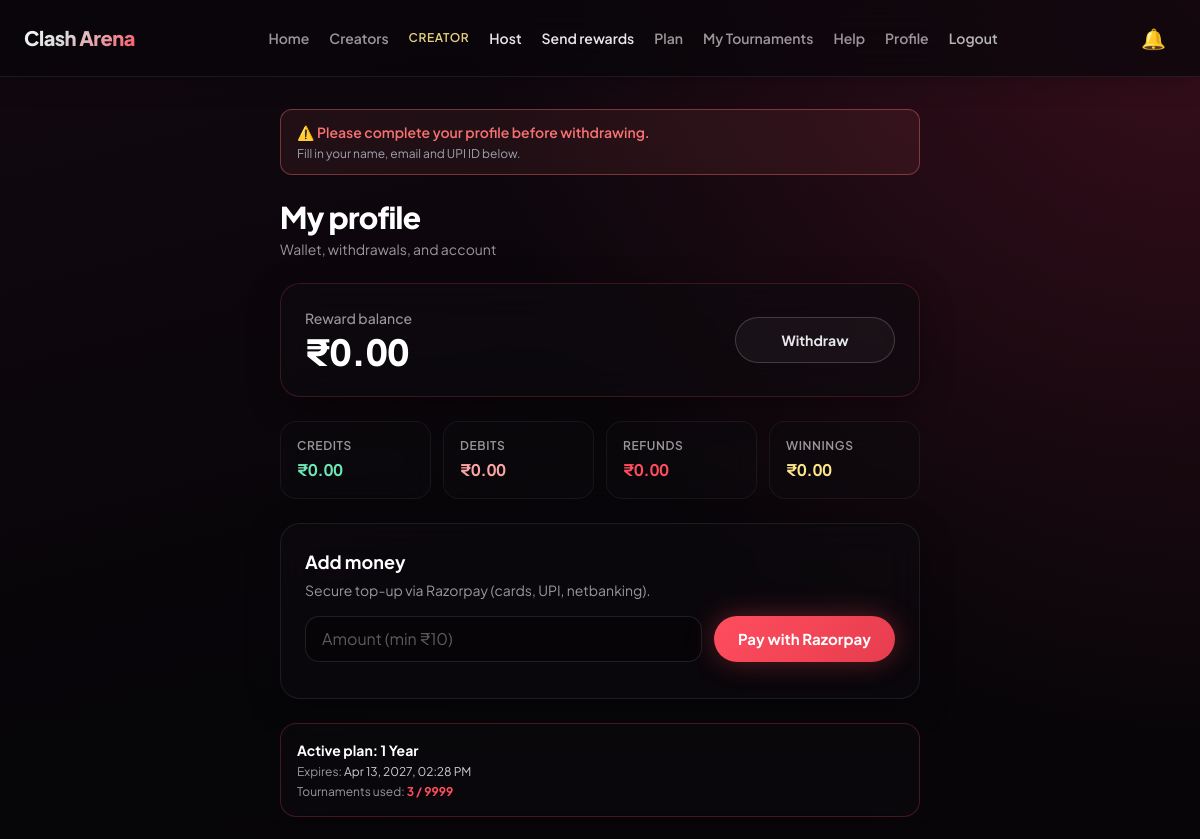
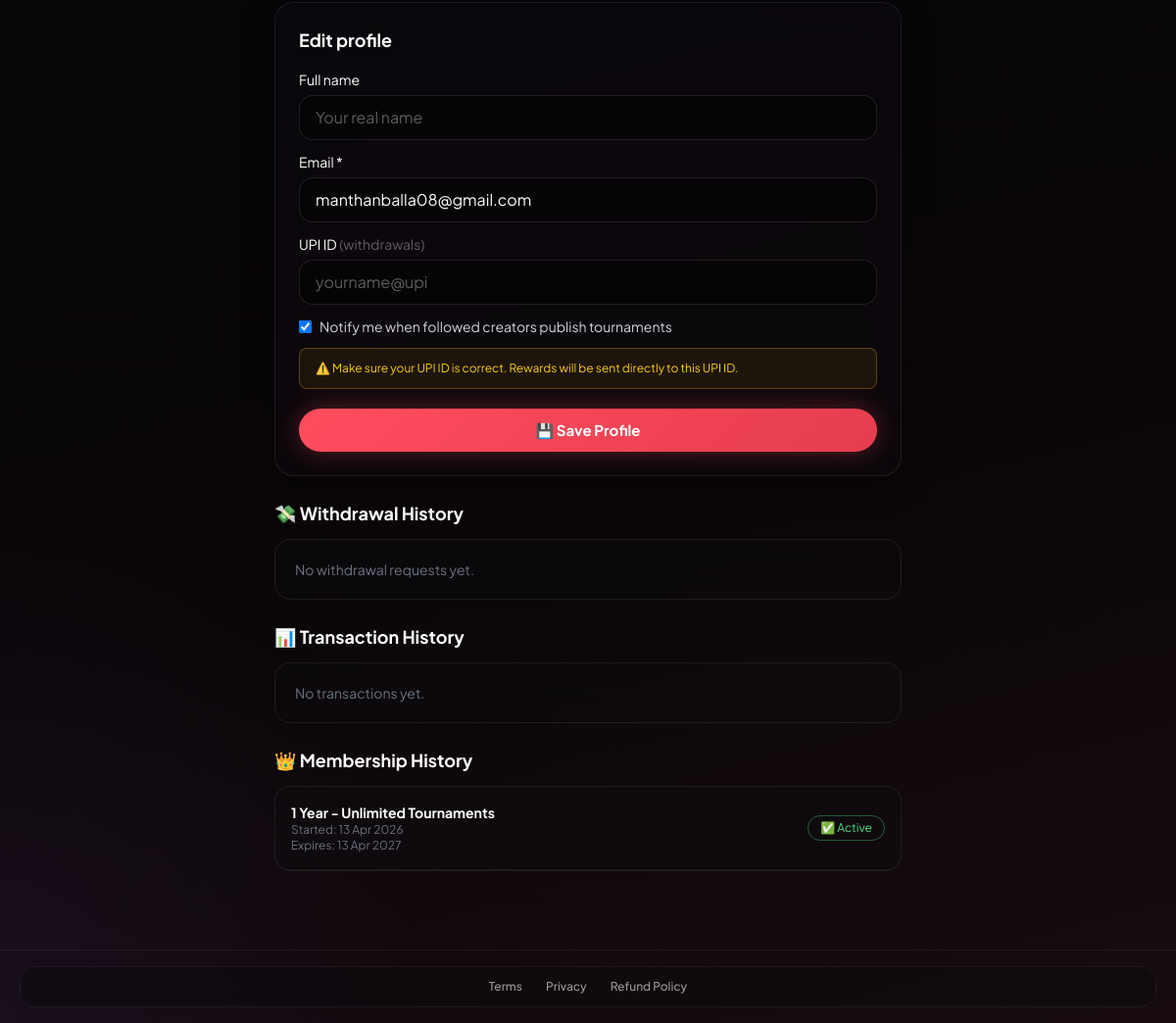
The app's page /profile/?incomplete=1 (signed in) with its own data (2 pictures, top to bottom).
### core/models.py (models this page shows, shortened)
class Profile(models.Model):
    PLAN_CHOICES = [
        ('none', 'No Plan'),
        ('1month', '1 Month'),
        ('3month', '3 Months'),
        ('1year', '1 Year'),
    ]
    user = models.OneToOneField(User, on_delete=models.CASCADE)
    is_creator = models.BooleanField(default=False)
    is_admin = models.BooleanField(default=False)
    upi_id = models.CharField(max_length=100, blank=True, null=True)
    reward_balance = models.DecimalField(max_digits=10, decimal_places=2, default=0.00)
    creator_plan = models.CharField(max_length=20, choices=PLAN_CHOICES, default='none')
    plan_expiry = models.DateTimeField(null=True, blank=True)
    tournaments_created_this_month = models.IntegerField(default=0)
    notify_new_tournaments = models.BooleanField(default=True)
    def plan_active(self):
        from django.utils import timezone
        if self.creator_plan == 'none':
            return False
        if self.plan_expiry and self.plan_expiry > timezone.now():
            return True
        return False
    def tournament_limit(self):
        if self.creator_plan == '1month':
            return 30
        elif self.creator_plan == '3month':
            return 90
        elif self.creator_plan == '1year':
            return 9999
        return 0

class CreatorMembership(models.Model):
    PLAN_CHOICES = [
        ('1month', '1 Month - 30 Tournaments'),
        ('3month', '3 Months - 90 Tournaments'),
        ('1year', '1 Year - Unlimited Tournaments'),
    ]
    user = models.ForeignKey(User, on_delete=models.CASCADE)
    plan = models.CharField(max_length=20, choices=PLAN_CHOICES)
    started_at = models.DateTimeField(auto_now_add=True)
    expires_at = models.DateTimeField()
    is_active = models.BooleanField(default=True)

### core/views.py (the view, shortened to what this page needs)
# urls.py: path('profile/', profile_view, name='profile'),
@login_required
def profile_view(request):
    profile = request.user.profile
    withdrawal_requests = WithdrawalRequest.objects.filter(
        user=request.user
    ).order_by('-requested_at')
    memberships = CreatorMembership.objects.filter(
        user=request.user
    ).order_by('-started_at')
    transactions = Transaction.objects.filter(
        user=request.user
    ).order_by('-created_at')[:30]
    breakdown = {'credit': Decimal('0.00'), 'debit': Decimal('0.00'), 'refund': Decimal('0.00'), 'winning': Decimal('0.00')}
    all_tx = Transaction.objects.filter(user=request.user)
    for tx in all_tx:
        breakdown[tx.category] = breakdown.get(tx.category, Decimal('0.00')) + tx.amount
    recent_topup = Transaction.objects.filter(
        user=request.user,
        reason='admin_topup'
    ).order_by('-created_at').first()
    return render(request, 'profile.html', {
        'profile': profile,
        'withdrawal_requests': withdrawal_requests,
        'memberships': memberships,
        'transactions': transactions,
        'recent_topup': recent_topup,
        'wallet_breakdown': breakdown,
        'razorpay_key_id': settings.RAZORPAY_KEY_ID,
    })

### core/context_processors.py (called while the page is built)
def unread_notifications(request):
    if request.user.is_authenticated:
        count = Notification.objects.filter(
            user=request.user, is_read=False
        ).count()
        return {'unread_count': count}
    return {'unread_count': 0}

### templates/profile.html (shortened to what this page needs)
{% extends "base.html" %}
{% block content %}
<div class="max-w-2xl mx-auto px-4 py-8">
    {% if request.GET.incomplete %}
    <div class="rounded-xl px-4 py-3 mb-6 border"
         style="background: rgba(248,113,113,0.08); border-color: rgba(248,113,113,0.4);">
        <p class="text-red-400 text-sm font-semibold">⚠️ Please complete your profile before withdrawing.</p>
        <p class="text-gray-400 text-xs mt-1">Fill in your name, email and UPI ID below.</p>
    </div>
    {% endif %}
    <h1 class="text-2xl sm:text-3xl font-extrabold text-white mb-1 tracking-tight">My profile</h1>
    <p class="ca-muted text-sm mb-6">Wallet, withdrawals, and account</p>
    <div class="ca-glass p-5 sm:p-6 mb-6 flex flex-col sm:flex-row sm:items-center sm:justify-between gap-4 border border-ca-accent/20">
        <div>
            <p class="ca-muted text-sm font-medium">Reward balance</p>
            <p class="text-3xl sm:text-4xl font-extrabold text-white mt-1 tabular-nums">₹{{ profile.reward_balance }}</p>
        </div>
        <a href="/withdraw/" class="ca-btn-outline text-center min-h-[2.75rem] sm:min-w-[10rem] font-bold text-sm shrink-0">
            Withdraw
        </a>
    </div>
    <div class="grid grid-cols-2 lg:grid-cols-4 gap-3 mb-6">
        <div class="ca-glass-sm p-3 sm:p-4">
            <p class="text-[10px] sm:text-xs ca-muted uppercase tracking-wider font-semibold">Credits</p>
            <p class="text-sm sm:text-base font-bold text-emerald-300 mt-1 tabular-nums">₹{{ wallet_breakdown.credit }}</p>
        </div>
        <div class="ca-glass-sm p-3 sm:p-4">
            <p class="text-[10px] sm:text-xs ca-muted uppercase tracking-wider font-semibold">Debits</p>
            <p class="text-sm sm:text-base font-bold text-red-300 mt-1 tabular-nums">₹{{ wallet_breakdown.debit }}</p>
        </div>
        <div class="ca-glass-sm p-3 sm:p-4">
            <p class="text-[10px] sm:text-xs ca-muted uppercase tracking-wider font-semibold">Refunds</p>
            <p class="text-sm sm:text-base font-bold text-ca-accent mt-1 tabular-nums">₹{{ wallet_breakdown.refund }}</p>
        </div>
        <div class="ca-glass-sm p-3 sm:p-4">
            <p class="text-[10px] sm:text-xs ca-muted uppercase tracking-wider font-semibold">Winnings</p>
            <p class="text-sm sm:text-base font-bold text-amber-200 mt-1 tabular-nums">₹{{ wallet_breakdown.winning }}</p>
        </div>
    </div>
    <div class="ca-glass p-5 sm:p-6 mb-6">
        <h2 class="text-lg font-bold text-white mb-1">Add money</h2>
        <p class="ca-muted text-sm mb-4">Secure top-up via Razorpay (cards, UPI, netbanking).</p>
        <div class="flex flex-col sm:flex-row gap-3">
            <input id="topupAmount" type="number" min="10" step="1" placeholder="Amount (min ₹10)"
                   class="ca-input flex-1">
            <button id="topupBtn" type="button" class="ca-btn shrink-0 w-full sm:w-auto min-w-[11rem]">
                Pay with Razorpay
            </button>
        </div>
    </div>
    {% if profile.plan_active %}
    <div class="ca-glass-sm border border-ca-accent/25 p-4 mb-6">
        <p class="text-white font-bold text-sm">Active plan: {{ profile.get_creator_plan_display }}</p>
        <p class="ca-muted text-xs mt-1">Expires: <span class="local-time text-white/80" data-utc="{{ profile.plan_expiry|date:'c' }}"></span></p>
        <p class="ca-muted text-xs mt-1">
            Tournaments used: <span class="text-ca-accent font-bold">{{ profile.tournaments_created_this_month }} / {{ profile.tournament_limit }}</span>
        </p>
    </div>
    {% endif %}
    <form method="POST" class="ca-glass p-6 mb-6">
        <h2 class="text-lg font-bold text-white mb-4">Edit profile</h2>
        <label class="ca-label text-sm mb-1.5 block">Full name</label>
        <input type="text" name="first_name"
               value="{{ request.user.first_name|default_if_none:'' }}"
               placeholder="Your real name"
               required
               class="ca-input mb-3">
        <label class="ca-label text-sm mb-1.5 block">Email *</label>
        <input type="email" name="email"
               value="{{ request.user.email }}"
               placeholder="your@email.com" required
               class="ca-input mb-3">
        <label class="ca-label text-sm mb-1.5 block">UPI ID <span class="text-white/35">(withdrawals)</span></label>
        <input type="text" name="upi_id"
               value="{{ profile.upi_id|default_if_none:'' }}"
               placeholder="yourname@upi"
               required
               class="ca-input mb-3">
        <label class="flex items-center gap-2 text-sm text-gray-300 mb-3">
            <input type="checkbox" name="notify_new_tournaments" {% if profile.notify_new_tournaments %}checked{% endif %}>
            Notify me when followed creators publish tournaments
        </label>
        <div class="rounded-lg px-4 py-3 mb-5 border"
             style="background: rgba(234,179,8,0.08); border-color: rgba(234,179,8,0.3);">
            <p class="text-yellow-400 text-xs">
                ⚠️ Make sure your UPI ID is correct. Rewards will be sent directly to this UPI ID.
            </p>
        </div>
        <button type="submit"
                class="w-full ca-btn w-full">
            💾 Save Profile
        </button>
    </form>
    <h2 class="text-lg font-bold text-white mb-3">💸 Withdrawal History</h2>
    <div class="ca-panel mb-6">
        {% for w in withdrawal_requests %}
        <div class="flex items-center justify-between p-4 border-b border-white/[0.06]">
            <div>
                <p class="text-white font-bold text-sm">₹{{ w.amount }}</p>
                <p class="text-gray-500 text-xs">{{ w.upi_id }}</p>
                <p class="text-gray-600 text-xs">{{ w.requested_at|date:"d M Y, H:i" }}</p>
            </div>
            {% if w.status == 'pending' %}
                <span class="text-yellow-400 text-xs border border-yellow-400/40 px-3 py-1 rounded-full">⏳ Pending</span>
            {% elif w.status == 'approved' %}
                <span class="text-green-400 text-xs border border-green-400/40 px-3 py-1 rounded-full">✅ Approved</span>
            {% else %}
                <span class="text-red-400 text-xs border border-red-400/40 px-3 py-1 rounded-full">❌ Rejected</span>
            {% endif %}
        </div>
        {% empty %}
        <p class="text-gray-500 text-sm p-5">No withdrawal requests yet.</p>
        {% endfor %}
    </div>
    <h2 class="text-lg font-bold text-white mb-3">📊 Transaction History</h2>
    <div class="ca-panel mb-6">
        {% for t in transactions %}
        <div class="flex items-center justify-between p-4 border-b border-white/[0.06] gap-2">
            <div class="flex-1 min-w-0">
                <p class="text-white text-sm truncate">{{ t.description }}</p>
                <p class="text-gray-500 text-xs">{{ t.created_at|date:"d M Y, H:i" }}</p>
            </div>
            {% if t.transaction_type == 'credit' %}
                <span class="text-green-400 font-bold text-sm flex-shrink-0">+₹{{ t.amount }}</span>
            {% else %}
                <span class="text-red-400 font-bold text-sm flex-shrink-0">-₹{{ t.amount }}</span>
            {% endif %}
        </div>
        {% empty %}
        <p class="text-gray-500 text-sm p-5">No transactions yet.</p>
        {% endfor %}
    </div>
    {% if memberships %}
    <h2 class="text-lg font-bold text-white mb-3">👑 Membership History</h2>
    <div class="ca-panel mb-6">
        {% for m in memberships %}
        <div class="flex items-center justify-between p-4 border-b border-white/[0.06]">
            <div>
                <p class="font-bold text-white text-sm">{{ m.get_plan_display }}</p>
                <p class="text-gray-500 text-xs">Started: {{ m.started_at|date:"d M Y" }}</p>
                <p class="text-gray-500 text-xs">Expires: {{ m.expires_at|date:"d M Y" }}</p>
            </div>
            {% if m.is_active %}
                <span class="text-green-400 text-xs border border-green-400/40 px-3 py-1 rounded-full">✅ Active</span>
            {% else %}
                <span class="text-red-400 text-xs border border-red-400/40 px-3 py-1 rounded-full">❌ Expired</span>
            {% endif %}
        </div>
        {% endfor %}
    </div>
    {% endif %}
</div>
{% endblock %}

### templates/base.html (style rules this page uses)
:root { --ca-accent: #ff4d5e; --ca-accent-hover: #ff6b7a; --ca-glass: rgba(14, 11, 16, 0.62); --ca-glass-border: rgba(255, 255, 255, 0.08); --ca-text-muted: rgba(255, 255, 255, 0.58); }
html { height: 100%; -webkit-tap-highlight-color: transparent; background-color: #060508; }
html, body { overflow-x: hidden; max-width: 100vw; scrollbar-width: none; -ms-overflow-style: none; }
body { min-height: 100%; height: 100%; font-family: 'Plus Jakarta Sans', system-ui, sans-serif; color: #f4f4f5; background-color: var(--ca-deep, #060508); background-image: radial-gradient(ellipse 120% 80% at 100% 0%, rgba(90, 20, 40, 0.55) 0%, transparent 50%), radial-gradient(ellipse 80% 60% at 0% 100%, rgba(25, 15, 30, 0.9) 0%, transparent 45%), linear-gradient(165deg, #120810 0%, #060508 35%, #0a0608 70%, #180c10 100%); background-attachment: fixed; opacity: 0; transition: opacity 0.12s ease; }
body.page-ready { opacity: 1; }
.ca-glass { background: var(--ca-glass); backdrop-filter: blur(20px); -webkit-backdrop-filter: blur(20px); border: 1px solid var(--ca-glass-border); border-radius: 1.25rem; box-shadow: 0 8px 32px rgba(0, 0, 0, 0.35); }
.ca-glass-sm { background: rgba(12, 10, 14, 0.5); backdrop-filter: blur(16px); -webkit-backdrop-filter: blur(16px); border: 1px solid rgba(255, 255, 255, 0.06); border-radius: 1rem; }
.ca-panel { background: rgba(14, 11, 16, 0.55); backdrop-filter: blur(18px); -webkit-backdrop-filter: blur(18px); border: 1px solid rgba(255, 255, 255, 0.08); border-radius: 1rem; overflow: hidden; }
.ca-btn { display: inline-flex; align-items: center; justify-content: center; min-height: 2.75rem; padding: 0.75rem 1.5rem; font-weight: 700; font-size: 0.9375rem; line-height: 1.25; border-radius: 9999px; background: linear-gradient(135deg, var(--ca-accent) 0%, #e63d4e 100%); color: #fff; box-shadow: 0 0 28px rgba(255, 77, 94, 0.35), 0 6px 20px rgba(0, 0, 0, 0.35); transition: transform 0.15s ease, box-shadow 0.15s ease, filter 0.15s ease; }
.ca-btn-outline { display: inline-flex; align-items: center; justify-content: center; min-height: 2.75rem; padding: 0.75rem 1.25rem; font-weight: 600; font-size: 0.875rem; border-radius: 9999px; border: 1px solid rgba(255, 255, 255, 0.18); color: rgba(255, 255, 255, 0.9); background: rgba(255, 255, 255, 0.04); transition: background 0.15s ease, border-color 0.15s ease; }
.ca-input { width: 100%; min-height: 2.75rem; padding: 0.625rem 1rem; border-radius: 0.875rem; background: rgba(0, 0, 0, 0.35); border: 1px solid rgba(255, 255, 255, 0.1); color: #fff; font-size: 1rem; transition: border-color 0.15s ease, box-shadow 0.15s ease; }
.ca-input::placeholder { color: rgba(255, 255, 255, 0.35); }
.ca-muted { color: var(--ca-text-muted); }

### records on screen
Profile: reward_balance "0.00", creator_plan "1 Year", tournaments_created_this_month "3", tournament_limit "9999", notify_new_tournaments "☑"
CreatorMembership: plan "1 Year - Unlimited Tournaments", started_at "13 Apr 2026", expires_at "13 Apr 2027", is_active "✅ Active"

### other values on screen
{{ wallet_breakdown.credit }} "0.00"
{{ wallet_breakdown.debit }} "0.00"
{{ wallet_breakdown.refund }} "0.00"
{{ wallet_breakdown.winning }} "0.00"
